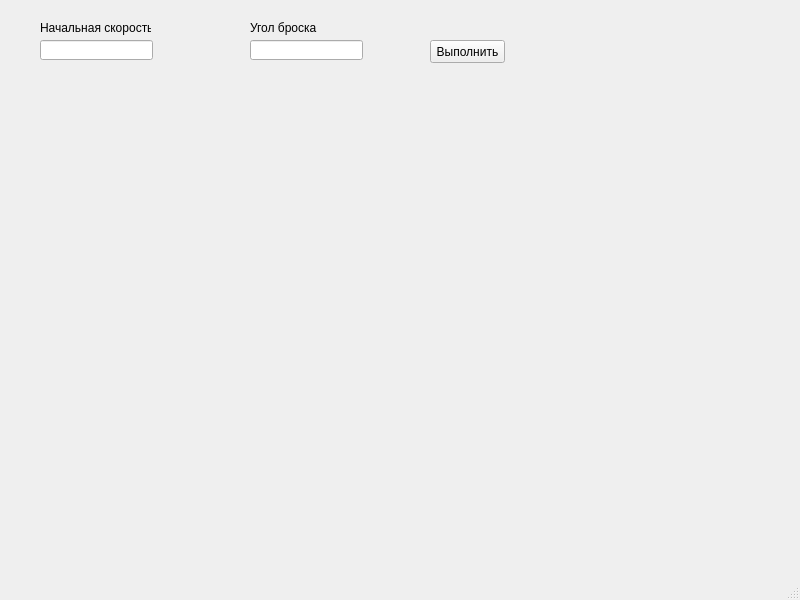
<?xml version="1.0" encoding="UTF-8"?>
<ui version="4.0">
 <class>MainWindow</class>
 <widget class="QMainWindow" name="MainWindow">
  <property name="geometry">
   <rect>
    <x>0</x>
    <y>0</y>
    <width>800</width>
    <height>600</height>
   </rect>
  </property>
  <property name="windowTitle">
   <string>MainWindow</string>
  </property>
  <widget class="QWidget" name="centralwidget">
   <widget class="QLineEdit" name="lineEdit1">
    <property name="geometry">
     <rect>
      <x>40</x>
      <y>40</y>
      <width>113</width>
      <height>20</height>
     </rect>
    </property>
   </widget>
   <widget class="QLineEdit" name="lineEdit2">
    <property name="geometry">
     <rect>
      <x>250</x>
      <y>40</y>
      <width>113</width>
      <height>20</height>
     </rect>
    </property>
   </widget>
   <widget class="QPushButton" name="pushButton">
    <property name="geometry">
     <rect>
      <x>430</x>
      <y>40</y>
      <width>75</width>
      <height>23</height>
     </rect>
    </property>
    <property name="text">
     <string>Выполнить</string>
    </property>
   </widget>
   <widget class="QLabel" name="label">
    <property name="geometry">
     <rect>
      <x>40</x>
      <y>20</y>
      <width>111</width>
      <height>16</height>
     </rect>
    </property>
    <property name="text">
     <string>Начальная скорость</string>
    </property>
   </widget>
   <widget class="QLabel" name="label_2">
    <property name="geometry">
     <rect>
      <x>250</x>
      <y>20</y>
      <width>71</width>
      <height>16</height>
     </rect>
    </property>
    <property name="text">
     <string>Угол броска</string>
    </property>
   </widget>
   <widget class="MyCanvas" name="widget" native="true">
    <property name="geometry">
     <rect>
      <x>70</x>
      <y>150</y>
      <width>671</width>
      <height>361</height>
     </rect>
    </property>
   </widget>
  </widget>
  <widget class="QMenuBar" name="menubar">
   <property name="geometry">
    <rect>
     <x>0</x>
     <y>0</y>
     <width>800</width>
     <height>21</height>
    </rect>
   </property>
  </widget>
  <widget class="QStatusBar" name="statusbar"/>
 </widget>
 <customwidgets>
  <customwidget>
   <class>MyCanvas</class>
   <extends>QWidget</extends>
   <header>mplcanvas.h</header>
   <container>1</container>
  </customwidget>
 </customwidgets>
 <resources/>
 <connections/>
</ui>
